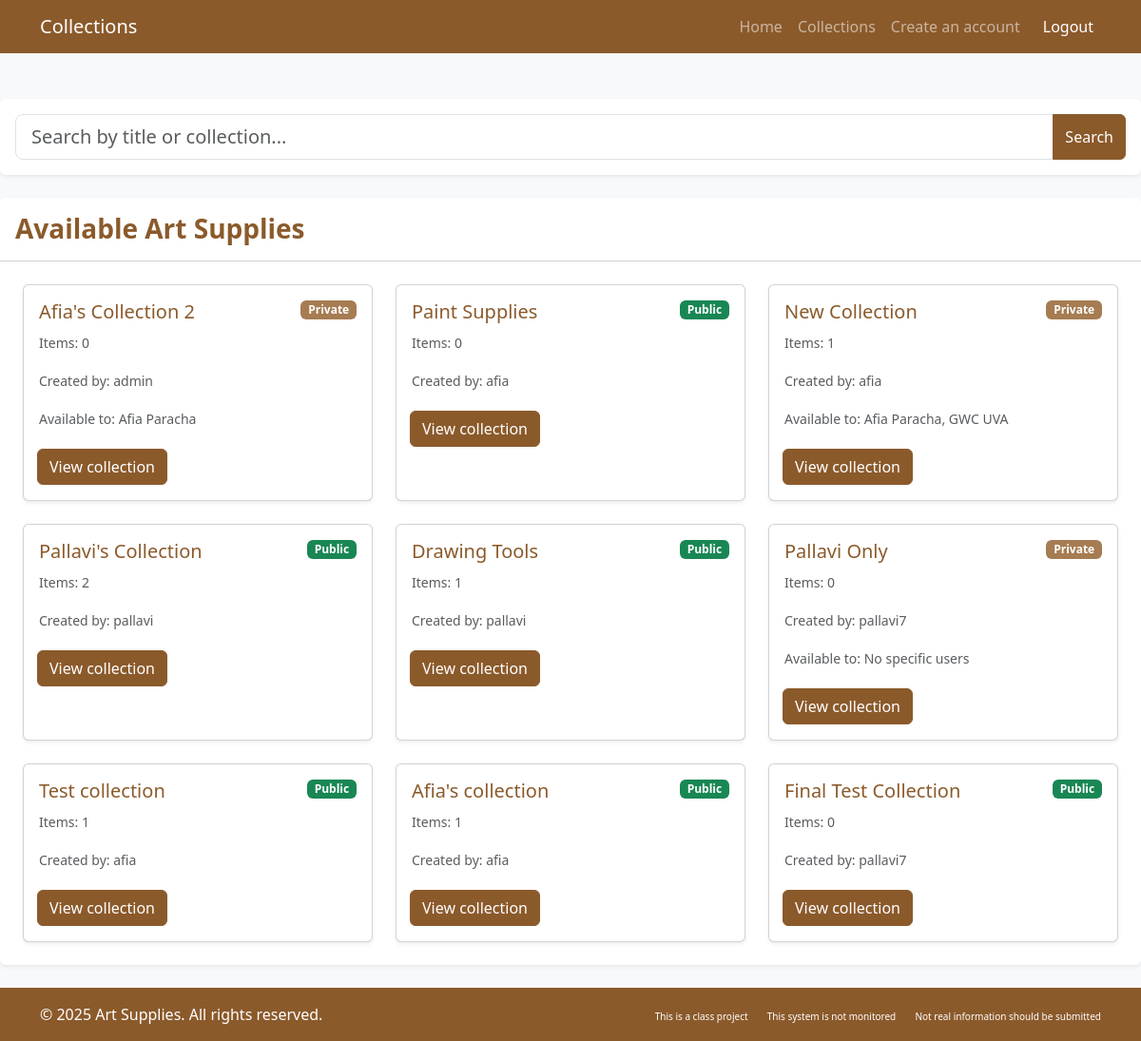
The page /artlibrary/collections/ on the database its author committed.
### artlibrary/models.py (models this page shows, shortened)
class Collection(models.Model):
    title = models.CharField(max_length=255)
    description = models.TextField(blank=True, null=True)
    num_items = models.PositiveIntegerField(default=0)
    is_public = models.BooleanField(default=True)
    users = models.ManyToManyField(CustomUser, blank=True, related_name='collections')
    added_by = models.ForeignKey(CustomUser, on_delete=models.CASCADE, related_name='created_collections', default=2)
    art_supplies = models.ManyToManyField('ArtSupply', blank=True, related_name='collections_in')
    def update_num_items(self):
        self.num_items = self.art_supplies.count()
        self.save()

class CustomUser(AbstractUser):
    profile_pic = models.ImageField(
        storage=S3Boto3Storage(),
        upload_to='profile_pics/',
        null=True,
        blank=True
    )
    date_joined = models.DateTimeField(auto_now_add=True)
    roles = (('patron', 'Patron'), ('librarian', 'Librarian'), ('anonymous', 'Anonymous'))
    user_role = models.CharField(max_length=12, choices=roles, default='patron')
    email = models.EmailField(blank=True, max_length=254, verbose_name='email address')

### artlibrary/views.py (the view)
# urls.py: path('collections/', views.collections, name='collections'),
def collections(request):
    user_role = request.session.get('user_role')
    if not user_role and request.user.is_authenticated:
        user_role = getattr(request.user, 'user_role', 'patron')
    if user_role == "anonymous":
        viewable_collections = Collection.objects.filter(is_public=True)
    else:
        viewable_collections = Collection.objects.all()
    for collection in Collection.objects.all():
        collection.update_num_items()
    query = request.GET.get('query', '')
    print(query)
    if query:
        viewable_collections = viewable_collections.filter(title__icontains=query)
    context = {
        'user_role': user_role,
        'viewable_collections': viewable_collections,
        'query': query,
    }
    return render(request, 'artlibrary/collections.html', context)

### artlibrary/templates/artlibrary/collections.html (shortened to what this page needs)
{% load django_bootstrap5 %}
<!DOCTYPE html>
<html lang="en">
<head>
    {% bootstrap_css %}
</head>
<body class="bg-light">
    <nav class="navbar navbar-expand-lg navbar-dark bg-brown">
        <div class="container">
            <a class="navbar-brand" href="#">Collections</a>
            <div class="collapse navbar-collapse" id="navbarNav">
                <ul class="navbar-nav ms-auto">
                    {% if user.is_authenticated %}
                        <li class="nav-item"><a class="nav-link" href="{% url 'dashboard' %}">Home</a></li>
                    {% else %}
                        <li class="nav-item"><a class="nav-link" href="{% url 'anonymous_page' %}">Home</a></li>
                    {% endif %}
                    <li class="nav-item"><a class="nav-link" href="{% url 'collections' %}">Collections</a></li>
                    {% if not user.is_authenticated %}
                    <li class="nav-item"><a class="nav-link" href="{% url 'index' %}">Create an account</a></li>
                    {% endif %}
                    <li class="nav-item">
                        <a class="nav-link btn btn-danger btn-sm text-white ms-2" href="{% url 'logout' %}">Logout</a>
                    </li>
                </ul>
            </div>
        </div>
    </nav>
    <div class="container main-content py-4">
    </div>
<div class="card border-0 shadow-sm mb-4">
    <div class="card-body p-3">
        <form method="get" action="">
            <div class="input-group">
                <input type="text" name="query" class="form-control form-control-lg" placeholder="Search by title or collection..." value="{{ query }}">
                <button type="submit" class="btn btn-brown">Search</button>
            </div>
        </form>
    </div>
</div>
<div class="card border-0 shadow-sm mb-4">
    <div class="card-header bg-white d-flex justify-content-between align-items-center py-3">
        <h3 class="card-title text-brown fw-bold mb-0">
            {% if query %}
            Search Results for "{{ query }}"
            {% else %}
            Available Art Supplies
            {% endif %}
        </h3>
    </div>
    <div class="card-body p-4">
        <div class="row g-4">
            {% for collection in viewable_collections %}
            <div class="col-md-4 col-sm-6">
                <div class="card h-100 shadow-sm">
                    <div class="card-body">
                        <div class="d-flex justify-content-between align-items-start">
                            <h5 class="card-title text-brown">{{ collection.title }}</h5>
                            {% if collection.is_public %}
                            <span class="badge bg-success">Public</span>
                            {% else %}
                            <span class="badge bg-secondary">Private</span>
                            {% endif %}
                        </div>
                        <p class="card-text"><small class="text-muted">Items: {{ collection.num_items }}</small></p>
                        <p class="card-text"><small class="text-muted">Created by: {{ collection.added_by }}</small></p>
                            {% if not collection.is_public %}
                            <p class="card-text"><small class="text-muted">Available to:
                                {% for user in collection.users.all %}
                                    {{ user.get_full_name }}{% if not forloop.last %}, {% endif %}
                                {% empty %}
                                    No specific users
                                {% endfor %}
                            </small></p>
                            {% endif %}
                        <div class="row mt-3 g-2 d-flex flex-wrap">
                            <div class="col-6 g-1">
                                {% if request.user.user_role == "patron" and not collection.is_public and not request.user in collection.users.all %}
                                <a href="{% url 'request_collection' collection.id %}"class="btn btn-warning">Request access</a></button>
                                {% else %}
                                <a href="{% url 'collection_details' collection.id %}" class="btn btn-brown">View collection</a>
                                {% endif %}
                            </div>
                        </div>
                    </div>
                </div>
            </div>
            {% empty %}
            <div class="col-12">
                <div class="alert alert-info">No Collections Available</div>
            </div>
            {% endfor %}
        </div>
    </div>
</div>
</body>
<footer class="py-3 bg-dark text-white mt-auto bg-brown">
    <div class="container">
        <div class="row">
            <div class="col-md-6">
                <p class="mb-0">&copy; 2025 Art Supplies. All rights reserved.</p>
            </div>
            <div class="col-md-6 text-md-end">
                <a href="#" class="text-white text-decoration-none me-3" style="font-size: 10px;">This is a class project</a>
                <a href="#" class="text-white text-decoration-none me-3" style="font-size: 10px;">This system is not monitored</a>
                <a href="#" class="text-white text-decoration-none" style="font-size: 10px;">Not real information should be submitted</a>
            </div>
        </div>
    </div>
</footer>
</body>
</html>

### artlibrary/templates/artlibrary/collections.html (style rules this page uses)
:root { --bs-primary: #8B5A2B; --bs-primary-rgb: 139, 90, 43; --bs-secondary: #A67C52; --bs-secondary-rgb: 166, 124, 82; --bs-dark: #5D4037; }
body { min-height: 100vh; display: flex; flex-direction: column; }
.main-content { flex: 1; }
.bg-brown { background-color: #8B5A2B !important; }
.text-brown { color: #8B5A2B !important; }
.btn-brown { background-color: #8B5A2B; border-color: #8B5A2B; color: white; }

### rows shown on the page
Collection: title "Afia's Collection 2", is_public "Private", num_items "0", added_by "admin"
CustomUser: get_full_name "Afia Paracha"
Collection: title "Paint Supplies", is_public "Public", num_items "0", added_by "afia"
Collection: title "New Collection", is_public "Private", num_items "1", added_by "afia"
CustomUser: get_full_name "GWC UVA"
Collection: title "Pallavi's Collection", is_public "Public", num_items "2", added_by "pallavi"
Collection: title "Drawing Tools", is_public "Public", num_items "1", added_by "pallavi"
Collection: title "Pallavi Only", is_public "Private", num_items "0", added_by "pallavi7", shows "Available to:"
Collection: title "Test collection", is_public "Public", num_items "1", added_by "afia"
Collection: title "Afia's collection", is_public "Public", num_items "1", added_by "afia"
Collection: title "Final Test Collection", is_public "Public", num_items "0", added_by "pallavi7"
